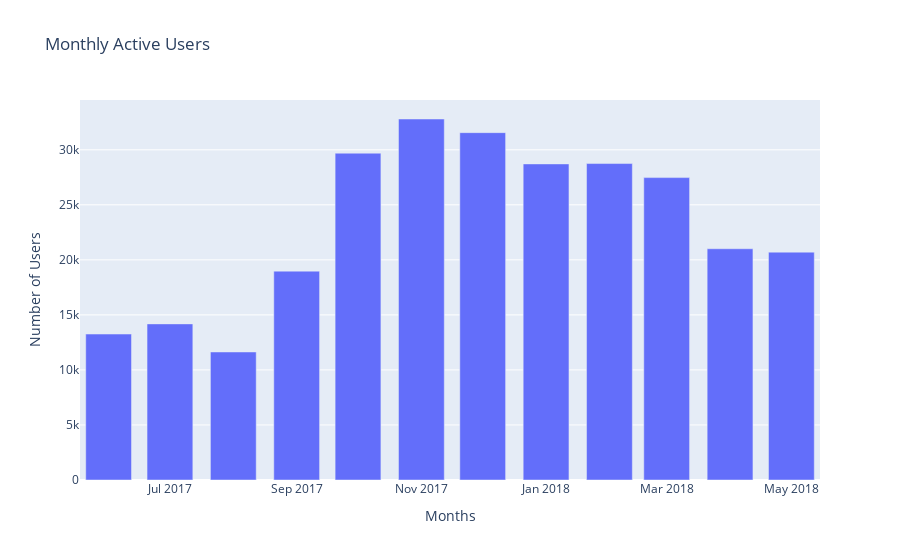

Write notebook code for a chart like this one.
### Code cell
# create a bar chart for monthly usage
fig = px.bar(visits_monthly, x='month', y='uid',
             title='Monthly Active Users', 
              labels={'month': 'Months', 
                      'uid': 'Number of Users'})
fig.show()

### Figure 1 — Plotly figure (JSON) as saved in the notebook; plotly's stock layout.template omitted (floating-point values rounded to 4 significant figures)
{"data": [{"alignmentgroup": "True", "hovertemplate": "Months=%{x}<br>Number of Users=%{y}<extra></extra>", "legendgroup": "", "marker": {"color": "#636efa", "pattern": {"shape": ""}}, "name": "", "offsetgroup": "", "orientation": "v", "showlegend": false, "textposition": "auto", "type": "bar", "x": ["2017-06", "2017-07", "2017-08", "2017-09", "2017-10", "2017-11", "2017-12", "2018-01", "2018-02", "2018-03", "2018-04", "2018-05"], "xaxis": "x", "y": [13259, 14183, 11631, 18975, 29692, 32797, 31557, 28716, 28749, 27473, 21008, 20701], "yaxis": "y"}], "layout": {"barmode": "relative", "legend": {"tracegroupgap": 0}, "title": {"text": "Monthly Active Users"}, "xaxis": {"anchor": "y", "domain": [0, 1], "title": {"text": "Months"}}, "yaxis": {"anchor": "x", "domain": [0, 1], "title": {"text": "Number of Users"}}}}
